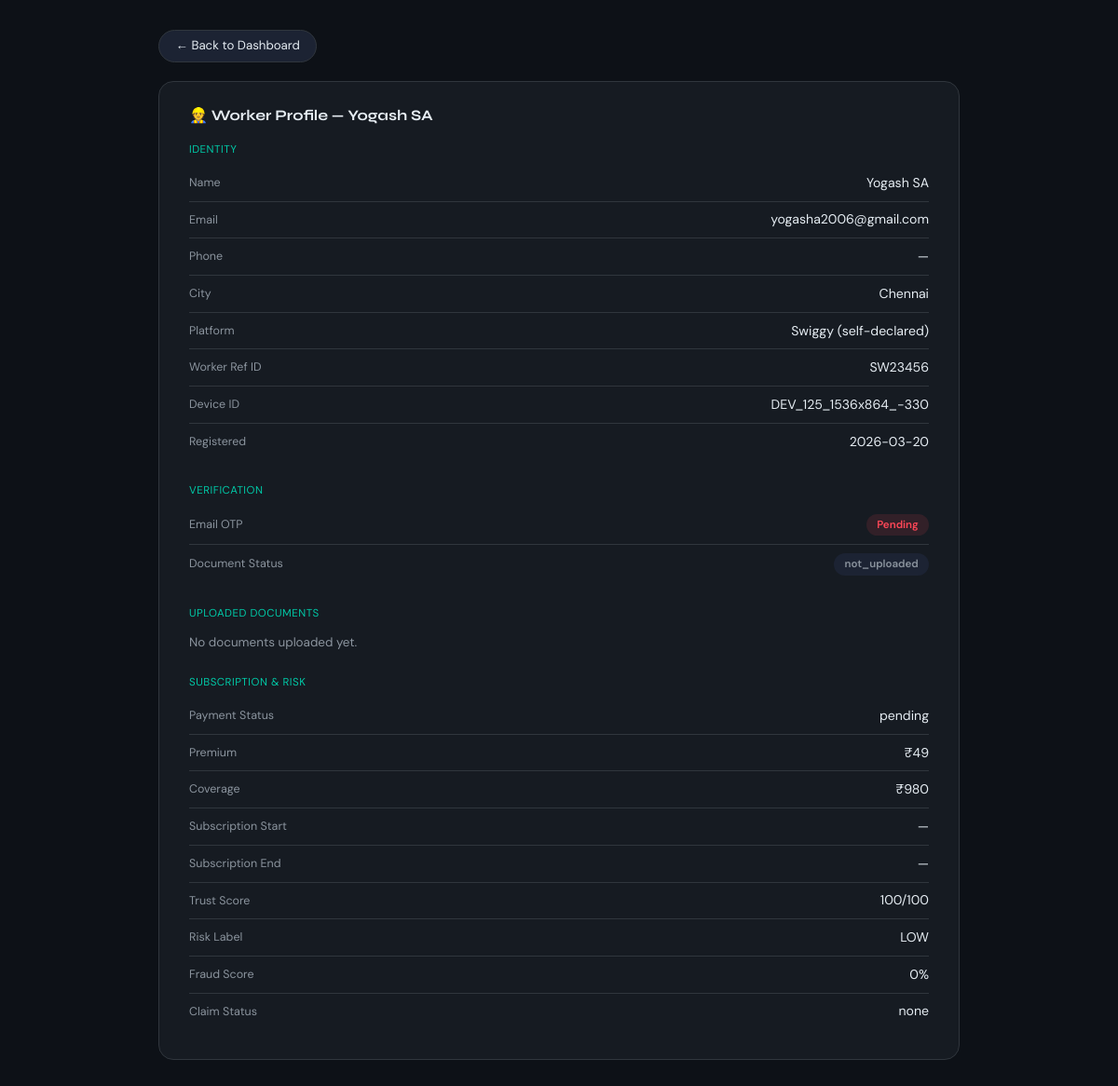
The page /admin/worker/3 (signed in) on the database its author committed.
### tables this page shows
CREATE TABLE workers (
            id                   INTEGER PRIMARY KEY AUTOINCREMENT,
            name                 TEXT    NOT NULL,
            city                 TEXT    NOT NULL,

            -- Self-declared affiliation (NOT verified by Swiggy/Zomato API)
            platform             TEXT    NOT NULL,
            worker_ref_id        TEXT    DEFAULT '',   -- self-entered reference ID

            -- Contact
            email                TEXT    UNIQUE NOT NULL,

            -- Email OTP
            otp_code             TEXT    DEFAULT '',
            email_verified       INTEGER DEFAULT 0,

            -- Document proof (uploaded by worker, reviewed by admin)
            id_card_path         TEXT    DEFAULT '',
            app_screenshot_path  TEXT    DEFAULT '',

            -- Admin verification decision
            doc_status           TEXT    DEFAULT 'not_uploaded',
            -- not_uploaded | pending | approved | rejected
            doc_review_note      TEXT    DEFAULT '',
            doc_reviewed_by      TEXT    DEFAULT '',
            doc_reviewed_at      TEXT    DEFAULT '',

            -- Subscription
            payment_status       TEXT    DEFAULT 'pending',
            subscription_start   TEXT    DEFAULT '',
            subscription_end     TEXT    DEFAULT '',
            premium              REAL    DEFAULT 0,
            coverage             REAL    DEFAULT 0,

            -- Runtime
            claim_status         TEXT    DEFAULT 'none',
            fraud_score          REAL    DEFAULT 0,
            risk_label           TEXT    DEFAULT 'LOW',
            device_id            TEXT    DEFAULT '',
            created_at           TEXT    DEFAULT (datetime('now'))
        , trust_score INTEGER DEFAULT 100, phone_number TEXT DEFAULT '', otp_verified INTEGER DEFAULT 0);

### routes_admin.py (the view)
@admin_bp.route("/worker/<int:worker_id>")
@admin_required
def worker_detail(worker_id):
    w = get_worker_by_id(worker_id)
    if not w:
        flash("Worker not found.", "danger")
        return redirect(url_for("admin.dashboard"))
    return render_template("admin_worker_detail.html", worker=dict(w))

### app.py (called while the page is built)
@app.before_request
def _block_admin_on_worker_port():
    from flask import request, abort
    port = str(request.environ.get("SERVER_PORT", ""))
    if port == "5000" and request.path.startswith("/admin"):
        abort(404)

### auth.py (called while the page is built)
def admin_required(f):
    @wraps(f)
    def wrapper(*args, **kwargs):
        if session.get("role") != "admin":
            if request.is_json:
                return jsonify({"error": "Access Denied"}), 403
            return redirect(url_for("admin.login"))
        return f(*args, **kwargs)
    return wrapper

### database.py (called while the page is built)
def get_conn():
    c = sqlite3.connect(DB_PATH)
    c.row_factory = sqlite3.Row
    c.execute("PRAGMA journal_mode=WAL")
    return c

def get_worker_by_id(worker_db_id: int):
    with get_conn() as c:
        return c.execute("SELECT * FROM workers WHERE id=?", (worker_db_id,)).fetchone()

### templates/admin_worker_detail.html (shortened to what this page needs)
<!DOCTYPE html>
<html lang="en">
<head>
<link href="https://cdn.jsdelivr.net/npm/bootstrap@5.3.2/dist/css/bootstrap.min.css" rel="stylesheet"/>
</head>
<body>
<div style="max-width:860px;margin:auto">
  <a href="{{ url_for('admin.dashboard') }}" class="btn-back">← Back to Dashboard</a>
  <div class="gs-card">
    <div class="sh">👷 Worker Profile — {{ worker.name }}</div>
    <div class="mb-4">
      <div style="font-size:.72rem;color:var(--teal);text-transform:uppercase;letter-spacing:.5px;margin-bottom:.5rem">Identity</div>
      {% for lbl, val in [
        ('Name', worker.name),
        ('Email', worker.email),
        ('Phone', worker.phone_number or '—'),
        ('City', worker.city),
        ('Platform', worker.platform + ' (self-declared)'),
        ('Worker Ref ID', worker.worker_ref_id or '—'),
        ('Device ID', worker.device_id or '—'),
        ('Registered', worker.created_at[:10] if worker.created_at else '—'),
      ] %}
      <div class="row-item"><span class="lbl">{{ lbl }}</span><span>{{ val }}</span></div>
      {% endfor %}
    </div>
    <div class="mb-4">
      <div style="font-size:.72rem;color:var(--teal);text-transform:uppercase;letter-spacing:.5px;margin-bottom:.5rem">Verification</div>
      <div class="row-item">
        <span class="lbl">Email OTP</span>
        <span class="bp {{ 'bg' if worker.email_verified else 'br' }}">{{ '✓ Verified' if worker.email_verified else 'Pending' }}</span>
      </div>
      <div class="row-item">
        <span class="lbl">Document Status</span>
        <span class="bp {{ 'bg' if worker.doc_status=='approved' else ('br' if worker.doc_status=='rejected' else ('bo' if worker.doc_status=='pending' else 'bm')) }}">
          {{ worker.doc_status or 'not_uploaded' }}
        </span>
      </div>
    </div>
    <div class="mb-4">
      <div style="font-size:.72rem;color:var(--teal);text-transform:uppercase;letter-spacing:.5px;margin-bottom:.75rem">Uploaded Documents</div>
      <div class="d-flex gap-3 flex-wrap">
        {% if not worker.id_card_path and not worker.app_screenshot_path %}
        <div style="color:var(--muted);font-size:.84rem">No documents uploaded yet.</div>
        {% endif %}
      </div>
    </div>
    <div class="mb-2">
      <div style="font-size:.72rem;color:var(--teal);text-transform:uppercase;letter-spacing:.5px;margin-bottom:.5rem">Subscription & Risk</div>
      {% for lbl, val in [
        ('Payment Status', worker.payment_status),
        ('Premium', '₹' + (worker.premium | int | string)),
        ('Coverage', '₹' + (worker.coverage | int | string)),
        ('Subscription Start', worker.subscription_start[:10] if worker.subscription_start else '—'),
        ('Subscription End', worker.subscription_end[:10] if worker.subscription_end else '—'),
        ('Trust Score', (worker.trust_score | string) + '/100'),
        ('Risk Label', worker.risk_label or 'LOW'),
        ('Fraud Score', ((worker.fraud_score or 0) * 100) | int | string + '%'),
        ('Claim Status', worker.claim_status or 'none'),
      ] %}
      <div class="row-item"><span class="lbl">{{ lbl }}</span><span>{{ val }}</span></div>
    </div>
  </div>
</div>
</body></html>

### templates/admin_worker_detail.html (style rules this page uses)
:root { --bg:#0d1117;--s1:#161b22;--s2:#1c2333;--bd:#30363d;--teal:#00c9a7;--gold:#f5a623;--danger:#ff4757;--text:#e6edf3;--muted:#8b949e; }
body { background:var(--bg);color:var(--text);font-family:'DM Sans',sans-serif;min-height:100vh;padding:2rem }
.gs-card { background:var(--s1);border:1px solid var(--bd);border-radius:16px;padding:1.5rem 2rem;max-width:860px;margin:auto }
.row-item { display:flex;justify-content:space-between;align-items:center;padding:.55rem 0;border-bottom:1px solid var(--bd);font-size:.88rem }
.row-item:last-child { border:none }
.lbl { color:var(--muted);font-size:.78rem }
.bp { display:inline-flex;align-items:center;padding:.2rem .7rem;border-radius:999px;font-size:.72rem;font-weight:600 }
.br { background:rgba(255,71,87,.12);color:var(--danger) }
.bm { background:var(--s2);color:var(--muted) }
.btn-back { background:var(--s2);border:1px solid var(--bd);color:var(--text);border-radius:999px;padding:.4rem 1.1rem;font-size:.83rem;text-decoration:none;display:inline-block;margin-bottom:1.25rem }
.sh { font-family:'Syne',sans-serif;font-weight:700;font-size:1rem;margin-bottom:1rem }

### rows shown on the page
workers: name "Yogash SA", lbl "Name", lbl "Email", email "yogasha2006@gmail.com", lbl "City", city "Chennai", lbl "Worker Ref ID", worker_ref "SW23456", lbl "Device ID", device "DEV_125_1536x864_-330", email_verified "Pending", doc_status "not_uploaded", lbl "Payment Status", payment_status "pending", lbl "Risk Label", risk_label "LOW", lbl "Claim Status", claim_status "none"

### other values the page prints
{{ lbl }} "Phone" "Platform" "Registered"
{{ val }} "—" "Swiggy (self-declared)" "2026-03-20"
{{ lbl }} "Premium" "Coverage" "Subscription Start" "Subscription End" "Trust Score" "Fraud Score"
{{ val }} "₹49" "₹980" "—" "—" "100/100" "0%"
